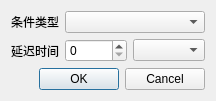
<?xml version="1.0" encoding="UTF-8"?>
<ui version="4.0">
 <class>DialogMotionCondition</class>
 <widget class="QDialog" name="DialogMotionCondition">
  <property name="geometry">
   <rect>
    <x>0</x>
    <y>0</y>
    <width>216</width>
    <height>97</height>
   </rect>
  </property>
  <property name="windowTitle">
   <string>步进条件</string>
  </property>
  <layout class="QFormLayout" name="formLayout">
   <item row="0" column="0">
    <widget class="QLabel" name="label">
     <property name="text">
      <string>条件类型</string>
     </property>
    </widget>
   </item>
   <item row="0" column="1">
    <widget class="QComboBox" name="conditionType"/>
   </item>
   <item row="1" column="0">
    <widget class="QLabel" name="labelValue">
     <property name="text">
      <string>延迟时间</string>
     </property>
    </widget>
   </item>
   <item row="1" column="1">
    <layout class="QHBoxLayout" name="valueLayout">
     <item>
      <widget class="QSpinBox" name="delayTime"/>
     </item>
     <item>
      <widget class="QComboBox" name="sensor"/>
     </item>
    </layout>
   </item>
   <item row="2" column="0" colspan="2">
    <widget class="QDialogButtonBox" name="buttonBox">
     <property name="orientation">
      <enum>Qt::Horizontal</enum>
     </property>
     <property name="standardButtons">
      <set>QDialogButtonBox::Cancel|QDialogButtonBox::Ok</set>
     </property>
    </widget>
   </item>
  </layout>
 </widget>
 <resources/>
 <connections>
  <connection>
   <sender>buttonBox</sender>
   <signal>accepted()</signal>
   <receiver>DialogMotionCondition</receiver>
   <slot>accept()</slot>
   <hints>
    <hint type="sourcelabel">
     <x>248</x>
     <y>254</y>
    </hint>
    <hint type="destinationlabel">
     <x>157</x>
     <y>274</y>
    </hint>
   </hints>
  </connection>
  <connection>
   <sender>buttonBox</sender>
   <signal>rejected()</signal>
   <receiver>DialogMotionCondition</receiver>
   <slot>reject()</slot>
   <hints>
    <hint type="sourcelabel">
     <x>316</x>
     <y>260</y>
    </hint>
    <hint type="destinationlabel">
     <x>286</x>
     <y>274</y>
    </hint>
   </hints>
  </connection>
 </connections>
</ui>
